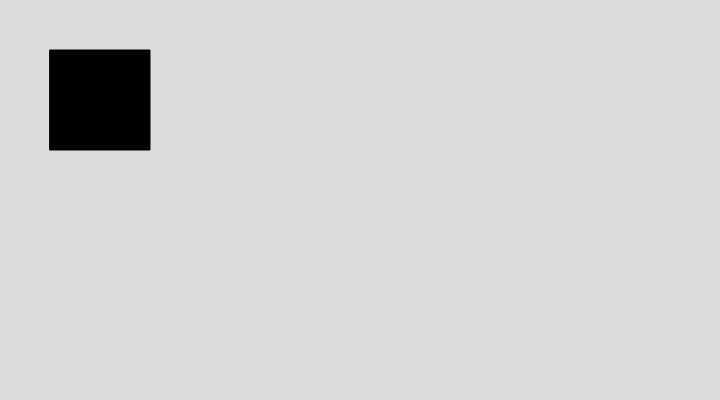
Frame 1 (no input)
Frame 60 (no input): identical to frame 1, image omitted
Frame 120 (the mouse pressed at the canvas centre since frame 60): identical to frame 1, image omitted

The p5.js sketch that drew this single still picture (run headless with seeded random() and noise() and a simulated clock; from frame 60 on, the mouse is pressed at the canvas centre):

// p5.js sketch
// ── sketch.js
//////////////////////////////////
// COURSERA GRAPHICS PROGRAMMING
//////////////////////////////////
function setup() {
  createCanvas(720, 400);
}
///////////////////////////////////////////////
function draw() {
  background(220);
  fill(0);

  // rotate(radians(45))
  rect(50, 50, 100, 100);
}
////////////////////////////////////////////////
// // CASE A
// function draw() {
//   background(200);
//   fill(0);
//   rect(200, 100, 100, 100);
//
//   fill(125);
//   rotate(radians(45));
//   translate(200, 100);
//   rect (0, 0, 100, 100);
// }
/////////////////////////////////////////////////
// // CASE B
// function draw() {
//   background(200);
//   fill(0);
//   rect(200, 100, 100, 100);
//
//   fill(125);
//   translate(200, 100);
//   rotate(radians(45));
//   rect (0, 0, 100, 100);
// }
////////////////////////////////////////////////
// CASE C
// function draw() {
//   background(200);
//   fill(0);
//   rect(200, 100, 100, 100);
//
//   fill(125);
//   rectMode(CENTER); // better move to setup() when live coding
//   translate(200, 100);
//   rotate(radians(45));
//   rect (0, 0, 100, 100);
// }
///////////////////////////////////////////////
// // CASE D - scaling
// function draw() {
//   background(200);
//   fill(0);
//   rect(200, 100, 100, 100);
//
//   fill(125);
//   rectMode(CENTER); // better move to setup() when live coding
//   translate(200, 100);
//   scale(0.5, 0.5);
//   rect (0, 0, 100, 100);
// }
